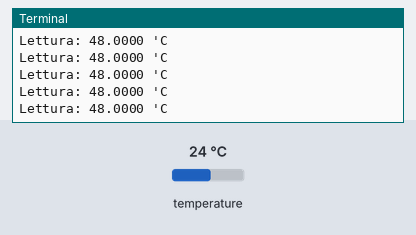
The program below on a simulated Raspberry Pi (BCM pin numbers). Shown: the last lines printed to the terminal. The test bench sets the inputs (shaded band); at power-on: temperature 24 °C.

Above: at 1.2 s.
1.3 s: temperature set to 12 °C
At 1.56 s:
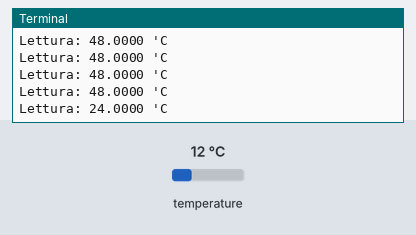
2.8 s: temperature set to 19 °C
At 2.97 s:
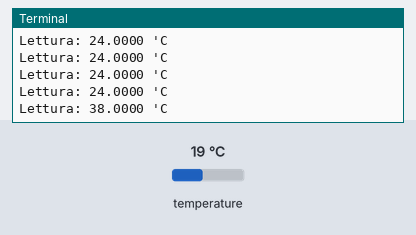
Timing chart, 0 to 5.8 s (numbered marks = the images above; inputs shaded):
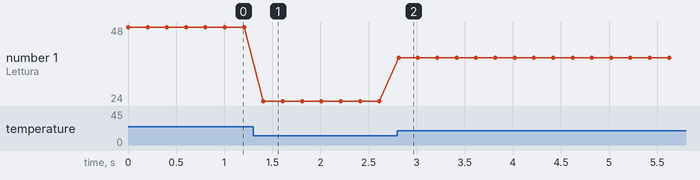

Measured:
- after the input at 1.3 s, the terminal: prints a new line after 0.11 s (image 1)
- after the input at 2.8 s, the terminal: prints a new line at once (image 2)
- plotted number 1: 48 → 24 after the input at 1.3 s, 24 → 38 after the input at 2.8 s

The program:

max6635.py
```python
import smbus
import time

bus = smbus.SMBus(1)
address = 0b1001000
intervallo_lettura = 0.2
risoluzione_sensore = 0.0625

get_bin = lambda x, n: format(x, 'b').zfill(n)

def Get_Dati():
	datilettura = 0b0
	try:
		datilettura = bus.read_word_data(address, 0)
	except IOError, err:
		print "Errore: ", err
	return datilettura

def rotateWord(tempW):
	#Sposta il byte MSB al posto del LSB e viceversa
	LSBW1 = (tempW & 0b0000000011111111) << 8
	MSBW1 = (tempW & 0b1111111100000000) >> 8
	rotateW = MSBW1 | LSBW1
	return rotateW

def Get_Segno(dati):
	try:
		SignBit = dati & 0x8000
		if SignBit > 0:
			Segno = "-"
		else:
			Segno = "+"
	except IOError, err:
		print "Errore: ", err
	return Segno


def Get_ConfigurationByte():
	dati =  bus.read_byte_data(address,1)
	dati1  = rotateWord(dati)
	return dati1

def main(args):
	dati = Get_ConfigurationByte()
	print "****************************"
	print "Configurazione" , bin(dati)
	print "****************************"

	while True:
		dati = Get_Dati()
		dati1  = rotateWord(dati)
		dati2 =(dati1 >>3)
		Lettura = dati2 * risoluzione_sensore
		print "Lettura: %3.4f 'C" % Lettura

		"""if Get_Segno(dati)== "-":
			T = Cmp2(dati) * risoluzione_sensore
		else:
			T = dati * 0.625

		print 'Temperatura: -', T , " --- " , bin(dati)
		"""
		time.sleep(intervallo_lettura)

if __name__ == '__main__':
    import sys
    sys.exit(main(sys.argv))
```
